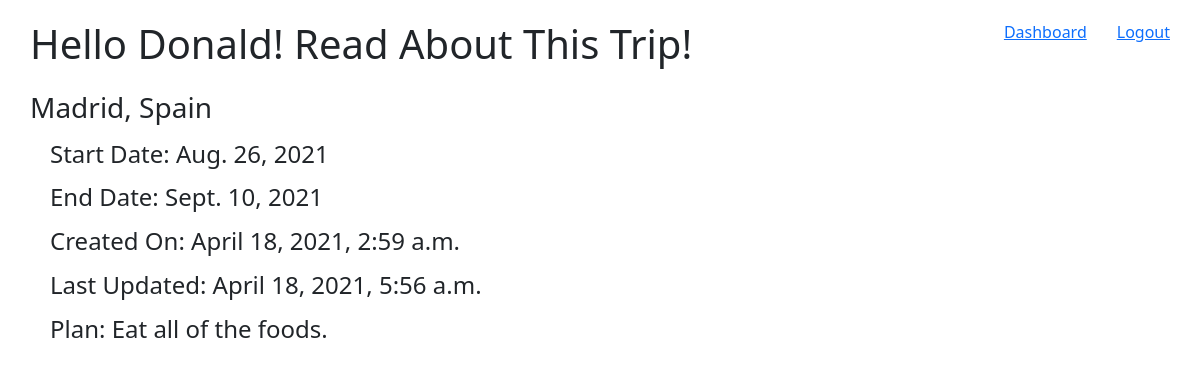
Page /trip/6/view (signed in) on the committed database.
### buddy_app/models.py (models this page shows)
class User(models.Model):
    first_name = models.CharField(max_length=50)
    last_name = models.CharField(max_length=50)
    email = models.CharField(max_length=50)
    password = models.CharField(max_length=50)
    created_at = models.DateTimeField(auto_now_add=True)
    updated_at = models.DateTimeField(auto_now=True)
    objects  = UserManager()

class Trip(models.Model):
    destination = models.CharField(max_length=50)
    start_date = models.DateField()
    end_date = models.DateField()
    plan = models.CharField(max_length=255)
    user_trip = models.ForeignKey(User, related_name="user_trips", on_delete=models.CASCADE)
    created_at = models.DateTimeField(auto_now_add=True)
    updated_at = models.DateTimeField(auto_now=True)
    objects = TripManager()

### buddy_app/views.py (the view)
# urls.py: path('trip/<int:trip_id>/view', views.view_trip),
def view_trip(request, trip_id):
    context = {
        'logged_user' : User.objects.get(id=request.session['logged_user']),
        'trip' : Trip.objects.get(id=trip_id),
    }
    return render(request, 'view_trip.html', context)

### buddy_app/templates/view_trip.html (shortened to what this page needs)
<!DOCTYPE html>
<html lang="en">
<head>
    {% load static %}
<link rel="stylesheet" href="{% static 'css/buddy.css' %}"/>
<link href="https://cdn.jsdelivr.net/npm/bootstrap@5.0.0-beta3/dist/css/bootstrap.min.css" rel="stylesheet">
</head>
<body>
    <div id="view">
    <h1>Hello {{logged_user.first_name}}! Read About This Trip!</h1>
    <a href="/user/logout">Logout</a>
    <a href="/user/hello">Dashboard</a>
    <h3>{{trip.destination}}</h3>
    <h4>Start Date: {{trip.start_date}}</h4>
    <h4>End Date: {{trip.end_date}}</h4>
    <h4>Created On: {{trip.created_at}}</h4>
    <h4>Last Updated: {{trip.updated_at}}</h4>
    <h4>Plan: {{trip.plan}}</h4>
    </div>
</body>
</html>

### buddy_app/static/css/buddy.css (style rules this page uses)
* { margin:0; padding:0; }
h1 { display: block; margin-bottom: 20px; }
#view { margin:20px 0 0 30px; }
#view h1 { display: inline-block; }
#view a { float:right; margin-right: 30px; }
#view h3 { margin-top: 15px; }
#view h4 { margin:15px 0 0 20px; }

### rows in the picture
User: first_name "Donald"
Trip: destination "Madrid, Spain", start_date "Aug. 26, 2021", end_date "Sept. 10, 2021", created_at "April 18, 2021, 2:59 a.m.", updated_at "April 18, 2021, 5:56 a.m.", plan "Eat all of the foods."
